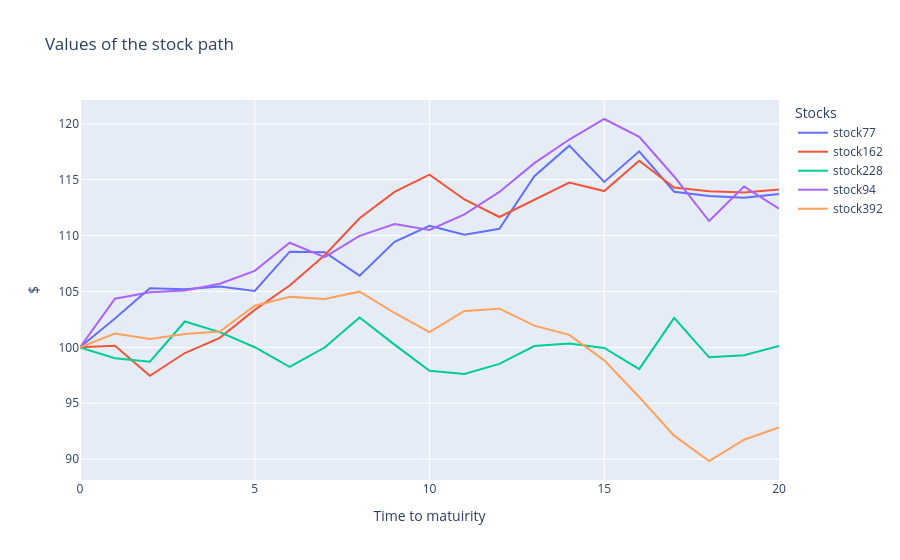

Write notebook code for a chart like this one.
### Code cell
fig = go.Figure()
# Add traces for each column
for column in stock_prices.columns[values]:
    fig.add_trace(go.Scatter(x=stock_prices.index, y=stock_prices[column], mode='lines', name=f"stock{column}"))

# Update layout
fig.update_layout(
    title='Values of the stock path ',
    xaxis_title='Time to matuirity',
    yaxis_title='$',
    template='plotly',
    legend=dict(title='Stocks'),
)

# Show the plot
fig.show()

### Figure 1 — Plotly figure (JSON) as saved in the notebook; plotly's stock layout.template omitted (floating-point values rounded to 4 significant figures)
{"data": [{"mode": "lines", "name": "stock77", "type": "scatter", "x": [0, 1, 2, 3, 4, 5, 6, 7, 8, 9, 10, 11, 12, 13, 14, 15, 16, 17, 18, 19, 20], "y": [100, 102.6, 105.3, 105.2, 105.4, 105.0, 108.6, 108.5, 106.4, 109.4, 110.9, 110.1, 110.6, 115.3, 118.0, 114.8, 117.5, 113.9, 113.5, 113.4, 113.7]}, {"mode": "lines", "name": "stock162", "type": "scatter", "x": [0, 1, 2, 3, 4, 5, 6, 7, 8, 9, 10, 11, 12, 13, 14, 15, 16, 17, 18, 19, 20], "y": [100, 100.1, 97.45, 99.49, 100.8, 103.4, 105.5, 108.2, 111.6, 113.9, 115.5, 113.2, 111.7, 113.2, 114.7, 114.0, 116.7, 114.3, 114.0, 113.9, 114.1]}, {"mode": "lines", "name": "stock228", "type": "scatter", "x": [0, 1, 2, 3, 4, 5, 6, 7, 8, 9, 10, 11, 12, 13, 14, 15, 16, 17, 18, 19, 20], "y": [100, 99.03, 98.72, 102.3, 101.4, 100.0, 98.26, 99.98, 102.7, 100.2, 97.9, 97.62, 98.52, 100.1, 100.3, 99.94, 98.05, 102.6, 99.11, 99.3, 100.1]}, {"mode": "lines", "name": "stock94", "type": "scatter", "x": [0, 1, 2, 3, 4, 5, 6, 7, 8, 9, 10, 11, 12, 13, 14, 15, 16, 17, 18, 19, 20], "y": [100, 104.4, 104.9, 105.1, 105.7, 106.8, 109.4, 108.1, 110.0, 111.0, 110.5, 111.9, 113.9, 116.5, 118.6, 120.4, 118.8, 115.3, 111.3, 114.4, 112.4]}, {"mode": "lines", "name": "stock392", "type": "scatter", "x": [0, 1, 2, 3, 4, 5, 6, 7, 8, 9, 10, 11, 12, 13, 14, 15, 16, 17, 18, 19, 20], "y": [100, 101.2, 100.7, 101.2, 101.4, 103.7, 104.5, 104.3, 105.0, 103.1, 101.4, 103.3, 103.5, 101.9, 101.1, 98.84, 95.55, 92.1, 89.83, 91.73, 92.84]}], "layout": {"legend": {"title": {"text": "Stocks"}}, "title": {"text": "Values of the stock path "}, "xaxis": {"title": {"text": "Time to matuirity"}}, "yaxis": {"title": {"text": "$"}}}}
